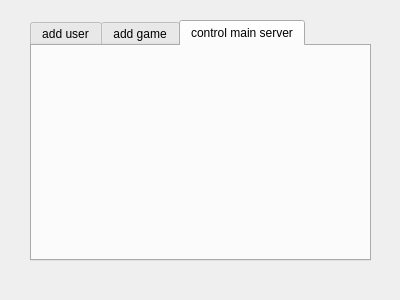
<?xml version="1.0" encoding="UTF-8"?>
<ui version="4.0">
 <class>Form</class>
 <widget class="QWidget" name="Form">
  <property name="geometry">
   <rect>
    <x>0</x>
    <y>0</y>
    <width>400</width>
    <height>300</height>
   </rect>
  </property>
  <property name="windowTitle">
   <string>Form</string>
  </property>
  <widget class="QWidget" name="verticalLayoutWidget">
   <property name="geometry">
    <rect>
     <x>30</x>
     <y>20</y>
     <width>341</width>
     <height>241</height>
    </rect>
   </property>
   <layout class="QVBoxLayout" name="verticalLayout">
    <item>
     <widget class="QTabWidget" name="tabWidget">
      <property name="currentIndex">
       <number>2</number>
      </property>
      <widget class="QWidget" name="tab_adduser">
       <attribute name="title">
        <string>add user</string>
       </attribute>
      </widget>
      <widget class="QWidget" name="tab_addgame">
       <attribute name="title">
        <string>add game</string>
       </attribute>
      </widget>
      <widget class="QWidget" name="tab_mainserver">
       <attribute name="title">
        <string>control main server</string>
       </attribute>
      </widget>
     </widget>
    </item>
   </layout>
  </widget>
 </widget>
 <resources/>
 <connections/>
</ui>
